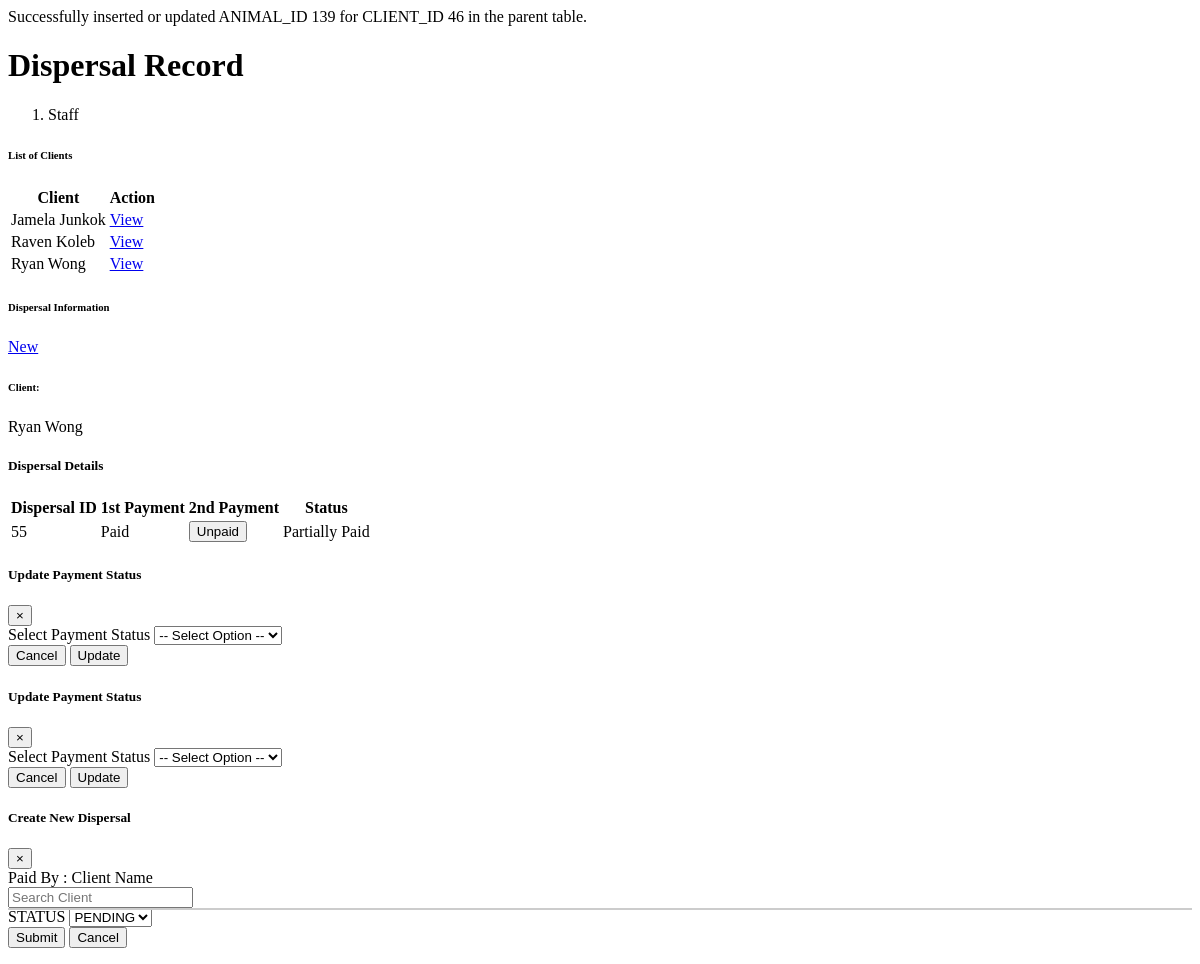
Page /administrator/Dispersal/Dispersal_list.php?client_id=46 on the committed database.
### tables this page shows
CREATE TABLE `animal` (
  `ANIMAL_ID` int(11) NOT NULL,
  `CLIENT_ID` int(11) NOT NULL,
  `BIRTHDATE` date NOT NULL,
  `IMAGE_PATH` varchar(255) NOT NULL,
  `ANIMALTYPE` varchar(255) NOT NULL,
  `ANIMAL_SEX` varchar(255) NOT NULL COMMENT '1=Male 2=Female',
  `isVaccinated` varchar(255) NOT NULL DEFAULT '0',
  `STATUS` varchar(150) NOT NULL COMMENT '1= Alive \r\n2= Dead',
  `VACCINE_CARD_ID` int(11) DEFAULT NULL COMMENT '1=not Vaccinated \r\n2=Vaccinated \r\n',
  `isPayment` int(11) DEFAULT 0,
  `fromClient` int(11) DEFAULT 0,
  `date_created` date DEFAULT NULL
);

CREATE TABLE `client` (
  `CLIENT_ID` int(11) NOT NULL,
  `FNAME` varchar(150) NOT NULL,
  `LNAME` varchar(140) NOT NULL,
  `MIDINITIAL` varchar(150) NOT NULL,
  `ASSOCIATION` varchar(255) NOT NULL,
  `CONTACT_NO` varchar(255) NOT NULL,
  `ADDRESS` varchar(150) NOT NULL,
  `DATE_REGISTERED` date NOT NULL
);

CREATE TABLE `dispersal` (
  `DISPERSAL_ID` int(11) NOT NULL,
  `CLIENT_ID` int(11) NOT NULL,
  `1ST_PAYMENT_ID` int(11) NOT NULL DEFAULT 1 COMMENT '1= Unpaid\r\n2=Paid',
  `DATE_FIRST_PAYMENT` date DEFAULT NULL,
  `2ND_PAYMENT_ID` int(11) NOT NULL DEFAULT 1 COMMENT '1=Unpaid 2=Paid	',
  `DATE_SECOND_PAYMENT` date DEFAULT NULL,
  `PARENT_ANIMAL_ID` int(11) NOT NULL,
  `STATUS` varchar(150) NOT NULL COMMENT '1=Ongoing \r\n2=Finished '
);

### administrator/Dispersal/Dispersal_list.php (the view, shortened to what this page needs)
<?php
require("connection/connection.php");
function insertOneClientAnimalIntoParentTable($con, $client_id) {
    $query = "SELECT ANIMAL_ID FROM animal WHERE CLIENT_ID = ?  LIMIT 1";
    $stmt = mysqli_prepare($con, $query);
    mysqli_stmt_bind_param($stmt, 'i', $client_id);
    mysqli_stmt_execute($stmt);
    $result = mysqli_stmt_get_result($stmt);
    if ($row = mysqli_fetch_assoc($result)) {
        $animal_id = $row['ANIMAL_ID'];
        $insertQuery = "INSERT INTO parent (CLIENT_ID, ANIMAL_ID) VALUES (?, ?)
                        ON DUPLICATE KEY UPDATE ANIMAL_ID = ANIMAL_ID";
        $insertStmt = mysqli_prepare($con, $insertQuery);
        mysqli_stmt_bind_param($insertStmt, 'ii', $client_id, $animal_id);
        if (mysqli_stmt_execute($insertStmt)) {
            echo "Successfully inserted or updated ANIMAL_ID {$animal_id} for CLIENT_ID {$client_id} in the parent table.";
        } else {
            echo "Error inserting record into the parent table: " . mysqli_error($con);
        }
    } else {
        echo "No animal record found for CLIENT_ID {$client_id}.";
    }
}
$clientQuery = "SELECT CLIENT_ID, CONCAT(FNAME, ' ', LNAME) AS full_name FROM client ORDER BY FNAME ASC";
$clientResult = mysqli_query($con, $clientQuery);
$clients = mysqli_fetch_all($clientResult, MYSQLI_ASSOC);
$dispersals = [];
$selectedClientName = '';
if (isset($_GET['client_id']) && !empty($_GET['client_id'])) {
    $client_id = $_GET['client_id'];
    $dispersalQuery = "SELECT DISPERSAL_ID, CLIENT_ID, 1ST_PAYMENT_ID, 2ND_PAYMENT_ID, STATUS FROM dispersal WHERE CLIENT_ID = ?";
    $stmt = mysqli_prepare($con, $dispersalQuery);
    mysqli_stmt_bind_param($stmt, 'i', $client_id);
    mysqli_stmt_execute($stmt);
    $dispersalResult = mysqli_stmt_get_result($stmt);
    $dispersals = mysqli_fetch_all($dispersalResult, MYSQLI_ASSOC);
    $clientNameQuery = "SELECT CONCAT(FNAME, ' ', LNAME) AS full_name FROM client WHERE CLIENT_ID = ?";
    $stmt = mysqli_prepare($con, $clientNameQuery);
    mysqli_stmt_bind_param($stmt, 'i', $client_id);
    mysqli_stmt_execute($stmt);
    $clientNameResult = mysqli_stmt_get_result($stmt);
    if ($clientNameResult && $clientRow = mysqli_fetch_assoc($clientNameResult)) {
        $selectedClientName = $clientRow['full_name'];
    } else {
        $selectedClientName = 'Unknown Client';
    }
    insertOneClientAnimalIntoParentTable($con, $client_id);
}
?>
<div class="content-wrapper">
  <div class="content-header">
    <div class="container-fluid">
      <div class="row mb-2">
        <div class="col-sm-6">
          <h1 class="m-0 text-dark">Dispersal Record</h1>
        </div>
        <div class="col-sm-6">
          <ol class="breadcrumb float-sm-right">
            <li class="breadcrumb-item active">Staff</li>
          </ol>
        </div>
      </div>
    </div>
  </div>
  <section class="content">
    <div class="container-fluid">
      <div class="row">
        <div class="col-md-6 mb-4">
          <div class="card shadow-sm">
              <div class="card-header bg-primary text-white">
                  <h6 class="mb-0"><b>List of Clients</b></h6>
              </div>
              <div class="card-body">
                <div class="table-responsive">
                  <table id="clientTBL" class="table table-bordered table-hover">
                    <thead class="thead-dark">
                      <tr>
                        <th>Client</th>
                        <th>Action</th>
                      </tr>
                    </thead>
                    <tbody>
                      <?php foreach ($clients as $client) { ?>
                        <tr>
                          <td><?= htmlspecialchars($client['full_name']); ?></td>
                          <td>
                            <a href="index.php?page=Dispersal&client_id=<?= $client['CLIENT_ID']; ?>" class="btn btn-info btn-sm elevation-1">
                              View
                            </a>
                          </td>
                        </tr>
                      <?php } ?>
                    </tbody>
                  </table>
              </div>
            </div>
          </div>
        </div>
        <div class="col-md-6 mb-4">
          <div class="card shadow-lg border-0">
            <div class="card-header d-flex justify-content-between align-items-center bg-primary text-white">
            <h6 class="mb-0">
              <i class="fas fa-list mr-2"></i>Dispersal Information
            </h6>
            <a href="#" class="btn btn-dark btn-sm ml-auto" data-toggle="modal" data-target="#Add_dispersalModal">
              <i class="fas fa-plus"></i> New
            </a>
          </div>
            <div class="card-body">
              <div class="mb-4">
                <h6 class="font-weight-bold text-muted">Client:</h6>
                <p id="clientNameDisplay" class="text-dark">
                  <?= $selectedClientName ? htmlspecialchars($selectedClientName) : "Select a client to view dispersal details"; ?>
                </p>
              </div>
              <h5 class="text-primary font-weight-bold">Dispersal Details</h5>
              <div class="table-responsive">
                <table class="table table-hover table-bordered">
                  <thead class="thead-dark">
                    <tr>
                      <th>Dispersal ID</th>
                      <th>1st Payment</th>
                      <th>2nd Payment</th>
                      <th>Status</th>
                    </tr>
                  </thead>
                  <tbody>
                    <?php if (!empty($dispersals)) { ?>
                      <?php foreach ($dispersals as $dispersal) {
                        $isFirstPaymentPaid = !empty($dispersal['1ST_PAYMENT_ID']);
                        $isSecondPaymentPaid = !empty($dispersal['2ND_PAYMENT_ID']);
                        $status = $isFirstPaymentPaid && $isSecondPaymentPaid ? "Completed" : ($isFirstPaymentPaid ? "Partially Paid" : "Unpaid");
                      ?>
                        <tr>
                          <td><?= htmlspecialchars($dispersal['DISPERSAL_ID']); ?></td>
                          <td>
                            <?php if (!$isFirstPaymentPaid) { ?>
                              <button class="btn btn-danger btn-sm payment-button-1st"
                                      id="edit-btn"
                                      data-dispersal-id1="<?= $dispersal['DISPERSAL_ID']; ?>"
                                      data-payment-type="1ST_PAYMENT_ID"
                                      data-client-name="<?= htmlspecialchars($selectedClientName); ?>">
                                Unpaid
                              </button>
                            <?php } else { ?>
                              <span class="badge badge-success">Paid</span>
                            <?php } ?>
                          </td>
                          <td>
                            <?php if (!$isSecondPaymentPaid) { ?>
                              <button class="btn btn-danger btn-sm payment-button-2nd"
                                      id="edit-btn"
                                      data-dispersal-id2="<?= $dispersal['DISPERSAL_ID']; ?>"
                                      data-payment-type="2ND_PAYMENT_ID"
                                      data-client-name="<?= htmlspecialchars($selectedClientName); ?>">
                                Unpaid
                              </button>
                            <?php } else { ?>
                              <span class="badge badge-success">Paid</span>
                            <?php } ?>
                          </td>
                          <td>
                            <span class="<?= $status === 'Completed' ? 'text-success font-weight-bold' : ($status === 'Partially Paid' ? 'text-warning font-weight-bold' : 'text-danger font-weight-bold'); ?>">
                              <?= htmlspecialchars($status); ?>
                            </span>
                          </td>
                        </tr>
                      <?php } ?>
                    <?php } ?>
                  </tbody>
                </table>
              </div>
            </div>
          </div>
        </div>
      </div>
    </div>
  </section>
 <?php include('updateFirstPayment.php'); ?>
 <?php include('updateSecondPayment.php'); ?>
<?php include("administrator/Dispersal/add_dispersal.php"); ?>

### rows in the picture
animal: ANIMAL_ID "139"
client: full_name "Jamela Junkok"
client: full_name "Raven Koleb"
client: full_name "Ryan Wong"
dispersal: DISPERSAL_ID "55", shows "Paid", status "Partially Paid"

### other values in the picture
$client_id "46"
$selectedClientName "Ryan Wong"
